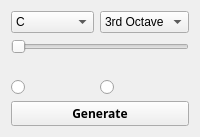
          <widget class="QWidget" name="tab">
           <attribute name="icon">
            <iconset>
             <normaloff>002_051_sound_wave_sine_synth_music-128.webp</normaloff>002_051_sound_wave_sine_synth_music-128.webp</iconset>
           </attribute>
           <attribute name="title">
            <string>Synthesizer</string>
           </attribute>
           <layout class="QGridLayout" name="gridLayout_8">
            <item row="0" column="0">
             <widget class="QComboBox" name="Notes_comboBox">
              <item>
               <property name="text">
                <string>C</string>
               </property>
              </item>
              <item>
               <property name="text">
                <string>C#</string>
               </property>
              </item>
              <item>
               <property name="text">
                <string>D</string>
               </property>
              </item>
              <item>
               <property name="text">
                <string>D#</string>
               </property>
              </item>
              <item>
               <property name="text">
                <string>E</string>
               </property>
              </item>
              <item>
               <property name="text">
                <string>F</string>
               </property>
              </item>
              <item>
               <property name="text">
                <string>F#</string>
               </property>
              </item>
              <item>
               <property name="text">
                <string>G</string>
               </property>
              </item>
              <item>
               <property name="text">
                <string>G#</string>
               </property>
              </item>
              <item>
               <property name="text">
                <string>A</string>
               </property>
              </item>
              <item>
               <property name="text">
                <string>A#</string>
               </property>
              </item>
              <item>
               <property name="text">
                <string>B</string>
               </property>
              </item>
             </widget>
            </item>
            <item row="3" column="0">
             <widget class="QRadioButton" name="sine">
              <property name="font">
               <font>
                <weight>75</weight>
                <bold>true</bold>
               </font>
              </property>
              <property name="text">
               <string/>
              </property>
              <property name="icon">
               <iconset>
                <normaloff>002_051_sound_wave_sine_synth_music-128.webp</normaloff>002_051_sound_wave_sine_synth_music-128.webp</iconset>
              </property>
              <property name="iconSize">
               <size>
                <width>60</width>
                <height>60</height>
               </size>
              </property>
             </widget>
            </item>
            <item row="2" column="0" colspan="2">
             <spacer name="horizontalSpacer_2">
              <property name="orientation">
               <enum>Qt::Horizontal</enum>
              </property>
              <property name="sizeHint" stdset="0">
               <size>
                <width>40</width>
                <height>20</height>
               </size>
              </property>
             </spacer>
            </item>
            <item row="0" column="1">
             <widget class="QComboBox" name="comboBox_2">
              <item>
               <property name="text">
                <string>3rd Octave</string>
               </property>
              </item>
              <item>
               <property name="text">
                <string>4th Octave</string>
               </property>
              </item>
              <item>
               <property name="text">
                <string>5th Octave</string>
               </property>
              </item>
             </widget>
            </item>
            <item row="3" column="1">
             <widget class="QRadioButton" name="radioButton_2">
              <property name="font">
               <font>
                <weight>75</weight>
                <bold>true</bold>
               </font>
              </property>
              <property name="text">
               <string/>
              </property>
              <property name="icon">
               <iconset>
                <normaloff>002_054_sound_wave_square_synth_music-512.webp</normaloff>002_054_sound_wave_square_synth_music-512.webp</iconset>
              </property>
              <property name="iconSize">
               <size>
                <width>60</width>
                <height>60</height>
               </size>
              </property>
             </widget>
            </item>
            <item row="4" column="0" colspan="2">
             <widget class="QPushButton" name="pushButton">
              <property name="font">
               <font>
                <family>Myanmar Text</family>
                <weight>75</weight>
                <bold>true</bold>
               </font>
              </property>
              <property name="text">
               <string>Generate</string>
              </property>
             </widget>
            </item>
            <item row="1" column="0" colspan="2">
             <widget class="QSlider" name="horizontalSlider">
              <property name="orientation">
               <enum>Qt::Horizontal</enum>
              </property>
             </widget>
            </item>
           </layout>
          </widget>
